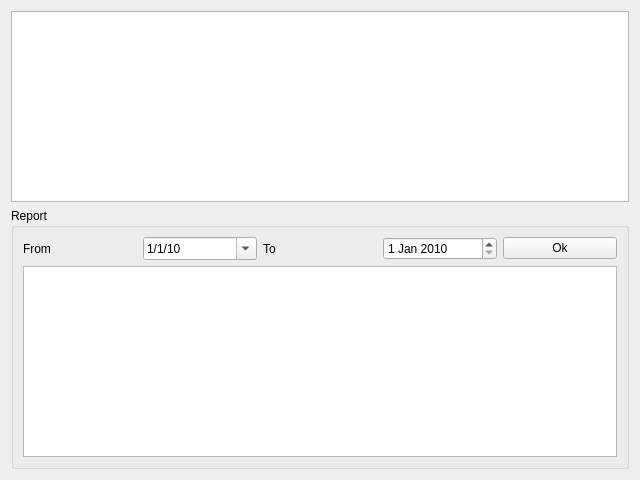
<?xml version="1.0" encoding="UTF-8"?>
<ui version="4.0">
 <class>sellerUi</class>
 <widget class="QWidget" name="sellerUi">
  <property name="geometry">
   <rect>
    <x>0</x>
    <y>0</y>
    <width>640</width>
    <height>480</height>
   </rect>
  </property>
  <property name="windowTitle">
   <string>Form</string>
  </property>
  <layout class="QGridLayout" name="gridLayout_2">
   <item row="1" column="0">
    <widget class="QGroupBox" name="groupSelect">
     <property name="title">
      <string>Report</string>
     </property>
     <layout class="QGridLayout" name="gridLayout">
      <item row="1" column="0">
       <widget class="QLabel" name="labelFrom">
        <property name="text">
         <string>From</string>
        </property>
       </widget>
      </item>
      <item row="1" column="1">
       <widget class="QDateEdit" name="dateFrom">
        <property name="dateTime">
         <datetime>
          <hour>0</hour>
          <minute>0</minute>
          <second>0</second>
          <year>2010</year>
          <month>1</month>
          <day>1</day>
         </datetime>
        </property>
        <property name="currentSection">
         <enum>QDateTimeEdit::DaySection</enum>
        </property>
        <property name="displayFormat">
         <string>d/M/yy</string>
        </property>
        <property name="calendarPopup">
         <bool>true</bool>
        </property>
       </widget>
      </item>
      <item row="1" column="2">
       <widget class="QLabel" name="labelTo">
        <property name="text">
         <string>To</string>
        </property>
       </widget>
      </item>
      <item row="1" column="3">
       <widget class="QDateEdit" name="dateTo">
        <property name="dateTime">
         <datetime>
          <hour>0</hour>
          <minute>0</minute>
          <second>0</second>
          <year>2010</year>
          <month>1</month>
          <day>1</day>
         </datetime>
        </property>
       </widget>
      </item>
      <item row="1" column="4">
       <widget class="QPushButton" name="buttonOk">
        <property name="text">
         <string>Ok</string>
        </property>
        <property name="icon">
         <iconset resource="../../../core/res.qrc">
          <normaloff>:/conferma24x24.png</normaloff>:/conferma24x24.png</iconset>
        </property>
       </widget>
      </item>
      <item row="2" column="0" colspan="5">
       <widget class="QTableView" name="tableView">
        <property name="editTriggers">
         <set>QAbstractItemView::NoEditTriggers</set>
        </property>
        <property name="selectionMode">
         <enum>QAbstractItemView::NoSelection</enum>
        </property>
       </widget>
      </item>
     </layout>
    </widget>
   </item>
   <item row="0" column="0">
    <widget class="simpleTable" name="tableSeller"/>
   </item>
  </layout>
 </widget>
 <customwidgets>
  <customwidget>
   <class>simpleTable</class>
   <extends>QTableView</extends>
   <header location="global">simpletable.h</header>
  </customwidget>
 </customwidgets>
 <resources>
  <include location="../../../core/res.qrc"/>
 </resources>
 <connections>
  <connection>
   <sender>buttonOk</sender>
   <signal>clicked()</signal>
   <receiver>sellerUi</receiver>
   <slot>okPressed()</slot>
   <hints>
    <hint type="sourcelabel">
     <x>298</x>
     <y>243</y>
    </hint>
    <hint type="destinationlabel">
     <x>319</x>
     <y>239</y>
    </hint>
   </hints>
  </connection>
 </connections>
 <slots>
  <slot>okPressed()</slot>
 </slots>
</ui>
